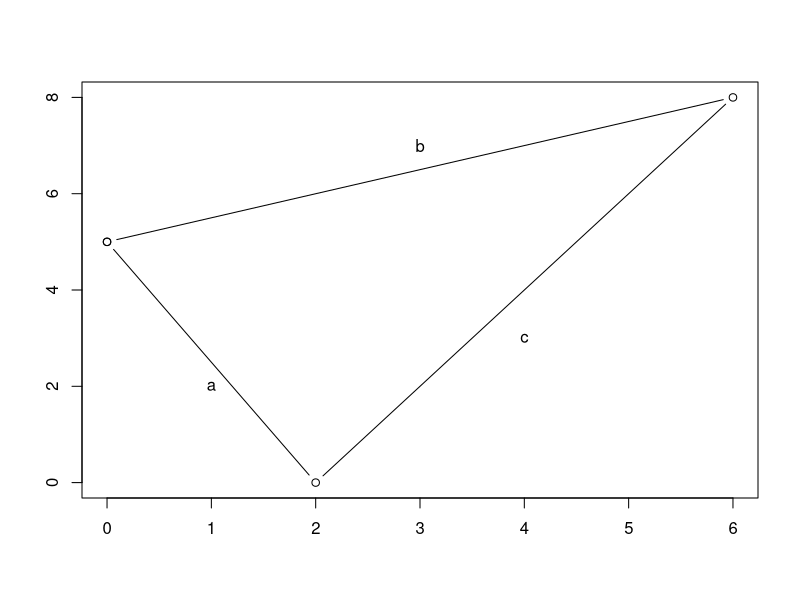
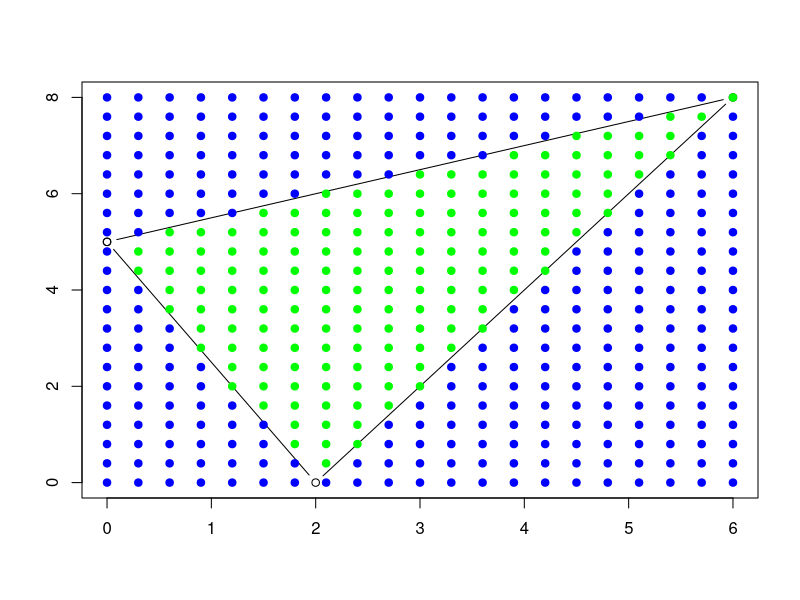

Recreate these plots in R, in order.
## ---- chunk 1
x <- c(0,2,6,0) 
y <- c(5,0,8,5)
m <- cbind(x, y)
plot(m, type="b", xlab="", ylab="")
text(1,2,"a")
text(3,7,"b")
text(4,3,"c")
## ---- chunk 2
## prepare trianle example
x <- c(0,2,6,0); y <- c(5,0,8,5)
x <- x - min(x); y <- y - min(y)
m <- cbind(x, y)

## Create data points
gran <- 20 #granurality
maxx <- max(x); maxy <- max(y)
scaleX <- maxx/gran; scaleY <- maxy/gran 
pX <- seq(0, maxx, scaleX); #pX <- pX[c(-1,-length(pX))]
pY <- seq(0, maxy, scaleY); #pY <- pY[c(-1,-length(pY))]

grid <- data.frame(x = as.numeric(), y = as.numeric())
for (i in (1:length(pX))) {
    for (j in (1:length(pY))) {
        grid0 <- c(x = pX[i], y = pY[j])
        grid <- rbind.data.frame(grid, grid0)
    }
}
names(grid) <- c("x","y")

## Plot triangle and points inside and outside the triagle
plot(m, type="b", xlab="", ylab="")
dots.IN <- 0
for (k in (1:dim(grid)[1])) {
    side <- NULL
    for (line in (1:(length(x)-1))) {
        s0 <- ((x[line+1] - x[line]) * (grid[k,2] - y[line]) 
               - (y[line+1] - y[line]) * (grid[k,1] - x[line]))
        side <- c(side, s0)
    }
    IN_OUT <- ifelse(sum(abs(side)) == abs(sum(side)), "green", "blue") # "in", "out"
    if (IN_OUT == "green") {dots.IN <- dots.IN +1}
    points(grid[k,1], grid[k,2], pch = 19, col= IN_OUT)    
}
## ---- chunk 3
    # set default values
    x <- c(0,2,6,0) 
    y <- c(5,0,8,5)
    m <- cbind(x, y)

    triangle <- paste0("1st corner (x, y): ", m[1,1], ", ", m[1,2]
              , "; 2nd corner (x, y): ", m[2,1], ", ", m[2,2]
        , "; 3rd corner (x, y): ", m[3,1], ", ", m[3,2])

#     ## Triagle area with Heron's formula
#     AreaHeron <- round((abs(x[1]*y[2] + x[2]*y[3] + x[3]*y[1] 
#                         - x[1]*y[3] - x[2]*y[1] - x[3]*y[2]) / 2), 2)

    # create coordinates of grid points 
    gran <- 10
    maxx <- max(x); maxy <- max(y)
    scaleX <- maxx/gran 
    scaleY <- maxy/gran 
    pX <- seq(0, maxx, scaleX);
    pY <- seq(0, maxy, scaleY);

    grid <- data.frame(x = as.numeric(), y = as.numeric())
    for (i in (1:length(pX))) {
        for (j in (1:length(pY))) {
            grid0 <- c(x = pX[i], y = pY[j])
            grid <- rbind.data.frame(grid, grid0)
        }
    }
    names(grid) <- c("x","y")
    
    ## PLot the triangle with the coloured gridpoints
    dots.IN <- 0
    for (k in (1:dim(grid)[1])) {
        side <- NULL
        ## Point inside or outside of polygon?
        for (line in (1:(length(x)-1))) {
            s0 <- ((x[line+1] - x[line]) * (grid[k,2] - y[line]) 
                   - (y[line+1] - y[line]) * (grid[k,1] - x[line]))
            side <- c(side, s0)
        }
        IN_OUT <- ifelse(sum(abs(side)) == abs(sum(side))
                         , "green", "blue") # "in", "out"
        if (IN_OUT == "green") {dots.IN <- dots.IN +1}
    }
    
#     ## Triagle area with approximation with 100 data points (gran = 10)
#     AreaApproxGran10 <- round((dots.IN * (max(x) * max(y)) / dim(grid)[1]), 2)

    # create coordinates of grid points 
    gran2 <- 100
    maxx <- max(x); maxy <- max(y)
    scaleX <- maxx/gran2 
    scaleY <- maxy/gran2 
    pX <- seq(0, maxx, scaleX);
    pY <- seq(0, maxy, scaleY);

    grid2 <- data.frame(x = as.numeric(), y = as.numeric())
    for (i in (1:length(pX))) {
        for (j in (1:length(pY))) {
            grid20 <- c(x = pX[i], y = pY[j])
            grid2 <- rbind.data.frame(grid2, grid20)
        }
    }
    names(grid2) <- c("x","y")
    
    ## PLot the triangle with the coloured gridpoints
    dots.IN2 <- 0
    for (k in (1:dim(grid2)[1])) {
        side <- NULL
        ## Point inside or outside of polygon?
        for (line in (1:(length(x)-1))) {
            s0 <- ((x[line+1] - x[line]) * (grid2[k,2] - y[line]) 
                   - (y[line+1] - y[line]) * (grid2[k,1] - x[line]))
            side <- c(side, s0)
        }
        IN_OUT <- ifelse(sum(abs(side)) == abs(sum(side))
                         , "green", "blue") # "in", "out"
        if (IN_OUT == "green") {dots.IN2 <- dots.IN2 +1}
    }
## ---- chunk 4
    # previous calculations are hidden to conserve space
    ## Triagle area with Heron's formula
    AreaHeron <- round((abs(x[1]*y[2] + x[2]*y[3] + x[3]*y[1] - x[1]*y[3] - x[2]*y[1] - x[3]*y[2]) / 2), 2)
    ## Triagle area with approximation with 100 data points (gran = 10)
    AreaApproxGran10 <- round((dots.IN * (max(x) * max(y)) / dim(grid)[1]), 2)
    ## Triagle area with approximation with 1000 data points (gran = 100)
    AreaApproxGran100 <- round((dots.IN2 * (max(x) * max(y)) / dim(grid2)[1]), 2)
